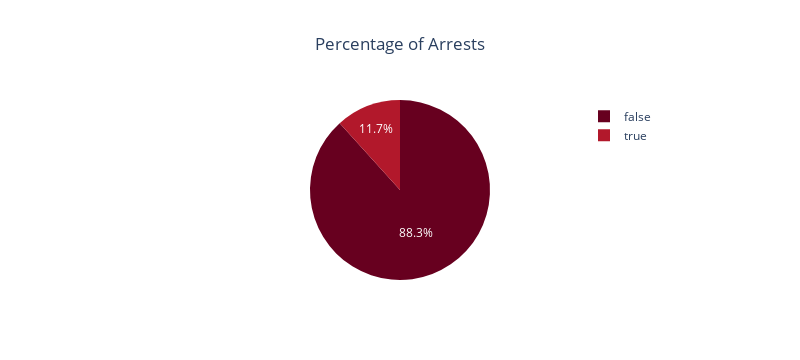

Notebook code for this chart:
### Code cell
# for num of arrests
Num_arrests = arrests.value_counts()
type = pd.DataFrame(data=Num_arrests.index, columns=["Arrest"])
type['values'] = Num_arrests.values
fig = px.pie(type[:10], values='values', names='Arrest', title='Percentage of Arrests', color_discrete_sequence=px.colors.sequential.RdBu)
fig.update_layout(title_text='Percentage of Arrests', title_x=0.5)
fig.update_layout(legend=dict(yanchor="top",y=0.99,xanchor="right",x=0.90),width=800)
fig.show()

### Figure 1 — Plotly figure (JSON) as saved in the notebook; plotly's stock layout.template omitted (floating-point values rounded to 4 significant figures)
{"data": [{"domain": {"x": [0, 1], "y": [0, 1]}, "hovertemplate": "Arrest=%{label}<br>value=%{value}<extra></extra>", "labels": [false, true], "legendgroup": "", "name": "", "showlegend": true, "type": "pie", "values": [210339, 27833]}], "layout": {"height": 360, "legend": {"tracegroupgap": 0, "x": 0.9, "xanchor": "right", "y": 0.99, "yanchor": "top"}, "piecolorway": ["rgb(103,0,31)", "rgb(178,24,43)", "rgb(214,96,77)", "rgb(244,165,130)", "rgb(253,219,199)", "rgb(247,247,247)", "rgb(209,229,240)", "rgb(146,197,222)", "rgb(67,147,195)", "rgb(33,102,172)", "rgb(5,48,97)"], "title": {"text": "Percentage of Arrests", "x": 0.5}, "width": 800}}
